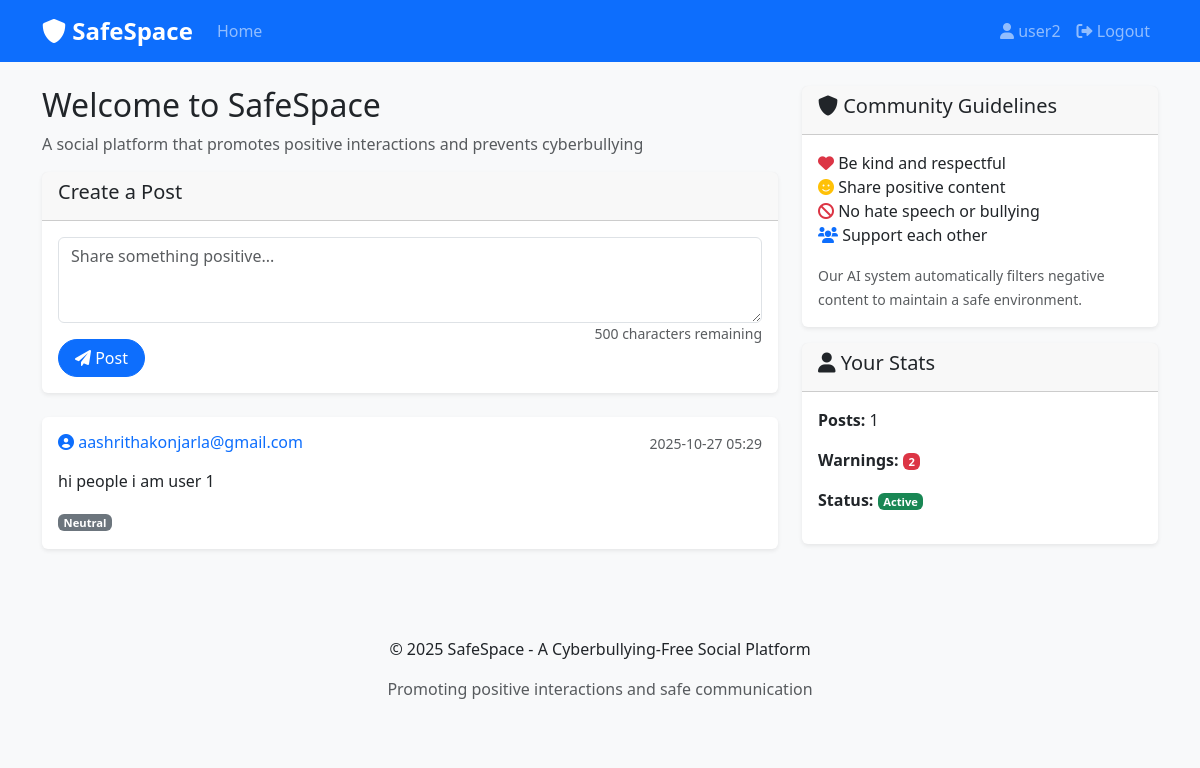
The app's page / (signed in) with its own data.
### app.py (models this page shows, shortened)
class User(UserMixin, db.Model):
    id = db.Column(db.Integer, primary_key=True)
    username = db.Column(db.String(80), unique=True, nullable=False)
    email = db.Column(db.String(120), unique=True, nullable=False)
    password_hash = db.Column(db.String(120), nullable=False)
    is_admin = db.Column(db.Boolean, default=False)
    is_banned = db.Column(db.Boolean, default=False)
    warning_count = db.Column(db.Integer, default=0)
    created_at = db.Column(db.DateTime, default=datetime.utcnow)
    posts = db.relationship('Post', backref='author', lazy=True)

class Post(db.Model):
    id = db.Column(db.Integer, primary_key=True)
    content = db.Column(db.Text, nullable=False)
    user_id = db.Column(db.Integer, db.ForeignKey('user.id'), nullable=False)
    created_at = db.Column(db.DateTime, default=datetime.utcnow)
    is_approved = db.Column(db.Boolean, default=True)
    sentiment_score = db.Column(db.Float)
    sentiment_label = db.Column(db.String(20))
    is_flagged = db.Column(db.Boolean, default=False)
    flagged_reason = db.Column(db.String(200))

### app.py (the view)
@app.route('/')
def index():
    if current_user.is_authenticated and current_user.is_banned:
        flash('Your account has been banned for violating community guidelines.', 'danger')
        logout_user()
        return redirect(url_for('login'))
    posts = Post.query.join(User).filter(
        Post.is_approved == True,
        User.is_banned == False
    ).order_by(Post.created_at.desc()).all()
    return render_template('index.html', posts=posts)

### app.py (called while the page is built)
@login_manager.user_loader
def load_user(user_id):
    return User.query.get(int(user_id))

### templates/index.html (shortened to what this page needs)
{% extends "base.html" %}
{% block content %}
<div class="row">
    <div class="col-md-8">
        <h2>Welcome to SafeSpace</h2>
        <p class="text-muted">A social platform that promotes positive interactions and prevents cyberbullying</p>
        {% if current_user.is_authenticated %}
            <div class="card mb-4">
                <div class="card-header">
                    <h5>Create a Post</h5>
                </div>
                <div class="card-body">
                    <form method="POST" action="{{ url_for('create_post') }}">
                        <div class="mb-3">
                            <textarea class="form-control" name="content" rows="3"
                                    placeholder="Share something positive..." required></textarea>
                        </div>
                        <button type="submit" class="btn btn-primary">
                            <i class="fas fa-paper-plane"></i> Post
                        </button>
                    </form>
                </div>
            </div>
        {% endif %}
        <div class="posts">
            {% if posts %}
                {% for post in posts %}
                    <div class="card mb-3">
                        <div class="card-body">
                            <div class="d-flex justify-content-between align-items-start mb-2">
                                <h6 class="card-title">
                                    <a href="{{ url_for('profile', username=post.author.username) }}"
                                       class="text-decoration-none">
                                        <i class="fas fa-user-circle"></i> {{ post.author.username }}
                                    </a>
                                </h6>
                                <small class="text-muted">{{ post.created_at.strftime('%Y-%m-%d %H:%M') }}</small>
                            </div>
                            <p class="card-text">{{ post.content }}</p>
                            {% if post.sentiment_label %}
                                <span class="badge bg-{{ 'success' if post.sentiment_label == 'positive' else 'secondary' }}">
                                    {{ post.sentiment_label.title() }}
                                </span>
                            {% endif %}
                        </div>
                    </div>
                {% endfor %}
            {% else %}
                <div class="text-center py-5">
                    <i class="fas fa-comments fa-3x text-muted mb-3"></i>
                    <h4>No posts yet</h4>
                    <p class="text-muted">Be the first to share something positive!</p>
                </div>
            {% endif %}
        </div>
    </div>
    <div class="col-md-4">
        <div class="card">
            <div class="card-header">
                <h5><i class="fas fa-shield-alt"></i> Community Guidelines</h5>
            </div>
            <div class="card-body">
                <ul class="list-unstyled">
                    <li><i class="fas fa-heart text-danger"></i> Be kind and respectful</li>
                    <li><i class="fas fa-smile text-warning"></i> Share positive content</li>
                    <li><i class="fas fa-ban text-danger"></i> No hate speech or bullying</li>
                    <li><i class="fas fa-users text-primary"></i> Support each other</li>
                </ul>
                <small class="text-muted">
                    Our AI system automatically filters negative content to maintain a safe environment.
                </small>
            </div>
        </div>
        {% if current_user.is_authenticated %}
            <div class="card mt-3">
                <div class="card-header">
                    <h5><i class="fas fa-user"></i> Your Stats</h5>
                </div>
                <div class="card-body">
                    <p><strong>Posts:</strong> {{ current_user.posts|length }}</p>
                    <p><strong>Warnings:</strong>
                        <span class="badge bg-{{ 'danger' if current_user.warning_count > 0 else 'success' }}">
                            {{ current_user.warning_count }}
                        </span>
                    </p>
                    <p><strong>Status:</strong>
                        <span class="badge bg-{{ 'danger' if current_user.is_banned else 'success' }}">
                            {{ 'Banned' if current_user.is_banned else 'Active' }}
                        </span>
                    </p>
                </div>
            </div>
        {% endif %}
    </div>
</div>
{% endblock %}

### templates/base.html (shortened to what this page needs)
<!DOCTYPE html>
<html lang="en">
<head>
    <link href="https://cdn.jsdelivr.net/npm/bootstrap@5.3.0/dist/css/bootstrap.min.css" rel="stylesheet">
    <link href="https://cdnjs.cloudflare.com/ajax/libs/font-awesome/6.0.0/css/all.min.css" rel="stylesheet">
    <link href="{{ url_for('static', filename='css/style.css') }}" rel="stylesheet">
</head>
<body>
    <nav class="navbar navbar-expand-lg navbar-dark bg-primary">
        <div class="container">
            <a class="navbar-brand" href="{{ url_for('index') }}">
                <i class="fas fa-shield-alt"></i> SafeSpace
            </a>
            <div class="collapse navbar-collapse" id="navbarNav">
                <ul class="navbar-nav me-auto">
                    <li class="nav-item">
                        <a class="nav-link" href="{{ url_for('index') }}">Home</a>
                    </li>
                </ul>
                <ul class="navbar-nav">
                    {% if current_user.is_authenticated %}
                        <li class="nav-item">
                            <a class="nav-link" href="{{ url_for('profile', username=current_user.username) }}">
                                <i class="fas fa-user"></i> {{ current_user.username }}
                            </a>
                        </li>
                        <li class="nav-item">
                            <a class="nav-link" href="{{ url_for('logout') }}">
                                <i class="fas fa-sign-out-alt"></i> Logout
                            </a>
                        </li>
                    {% endif %}
                </ul>
            </div>
        </div>
    </nav>
    <div class="container mt-4">
        {% block content %}{% endblock %}
    </div>
    <footer class="bg-light mt-5 py-4">
        <div class="container text-center">
            <p>&copy; 2025 SafeSpace - A Cyberbullying-Free Social Platform</p>
            <p class="text-muted">Promoting positive interactions and safe communication</p>
        </div>
    </footer>
</body>
</html>

### style.css (style rules this page uses)
body { background-color: #f8f9fa; }
.navbar-brand { font-weight: bold; font-size: 1.5rem; }
.card { border: none; box-shadow: 0 0.125rem 0.25rem rgba(0, 0, 0, 0.075); transition: box-shadow 0.15s ease-in-out; }
.btn { border-radius: 20px; padding: 0.375rem 1rem; }
.badge { font-size: 0.7em; padding: 0.25em 0.5em; }

### records on screen
User: username "user2", warning_count "2", is_banned "Active"
Post: author.username "aashrithakonjarla@gmail.com", created_at "2025-10-27 05:29", content "hi people i am user 1", sentiment_label "Neutral"

### other values on screen
{{ current_user.posts|length }} "1"
